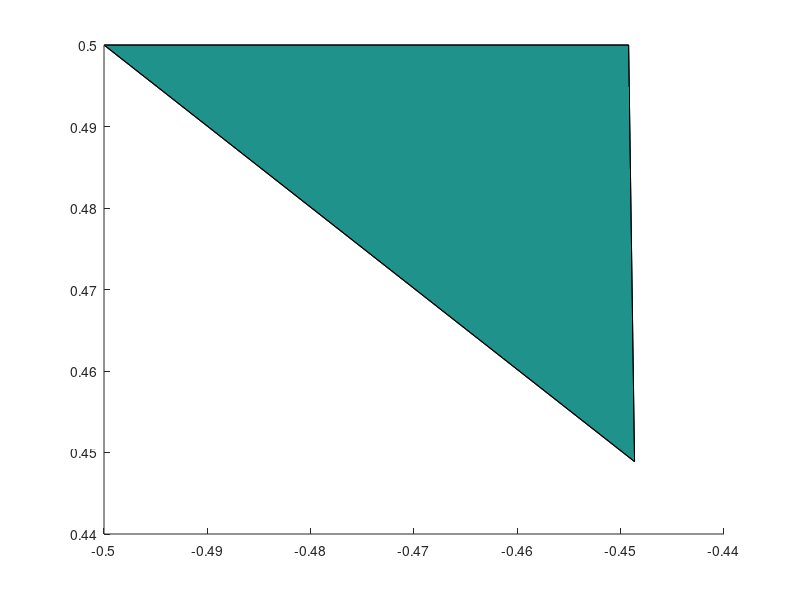

MATLAB code for this plot:
 %--------- Problem at Cell ----------
 %----- Ci =    1.00000000000000     
 %----- Cell id =        6270
 %----- Interface face defined by points: 
 Interface=[
 -0.499999993879304       0.499999993906581      -8.640481496957619E-009
 -0.499999995942279       0.499999997968860      -4.707666936831778E-009
 -0.499999996973766       0.500000000000000      -2.741259656768857E-009
 -0.499999997982511       0.500000000000000      -5.138416296623927E-009
 -0.500000000000000       0.500000000000000      -9.932729569395171E-009
 -0.499999993879304       0.499999993906581      -8.640481496957619E-009
 ]
 line(Interface(:,1),Interface(:,2),Interface(:,3))
 %----- Element faces: 
 % ------- face global no  =        8495
 % ------- Cif  =  0.999999999999993     
 % ------- at edges on face=           2
 % ------- fictitious edge points=
 % --- of isoEdge =           1
 % -0.499999996973766       0.500000000000000      -2.741259656768857E-009
 % -0.499999995942279       0.499999997968860      -4.707666936831778E-009
 % -0.499999993879304       0.499999993906581      -8.640481496957619E-009
 face8495=[
 -0.449228225731519       0.500000000000000      -4.601382267812052E-002
 -0.448655883257155       0.448884694887649      -7.249317086709522E-002
 -0.500000000000000       0.500000000000000       1.377897795862282E-012
 ]
 patch(face8495(:,1),face8495(:,2),face8495(:,3),1)
  % node characterization
 % T F F   1.00000000000000     
 % T F F  0.999999880790710     
 % F T F  0.999999940395355     
 % ------- face global no  =       16415
 % ------- Cif  =  0.999999999999993     
 % ------- at edges on face=           2
 % ------- fictitious edge points=
 % --- of isoEdge =           1
 % -0.499999996973766       0.500000000000000      -2.741259656768857E-009
 % -0.499999997982511       0.500000000000000      -5.138416296623927E-009
 % -0.500000000000000       0.500000000000000      -9.932729569395171E-009
 face16415=[
 -0.449228225731519       0.500000000000000      -4.601382267812052E-002
 -0.500000000000000       0.500000000000000      -8.333333333217552E-002
 -0.500000000000000       0.500000000000000       1.377897795862282E-012
 ]
 patch(face16415(:,1),face16415(:,2),face16415(:,3),1)
  % node characterization
 % T F F   1.00000000000000     
 % T F F  0.999999880790710     
 % F T F  0.999999940395355     
 % ------- face global no  =       16416
 % ------- Cif  =   1.00000000000000     
 % ------- at edges on face=           0
 face16416=[
 -0.449228225731519       0.500000000000000      -4.601382267812052E-002
 -0.448655883257155       0.448884694887649      -7.249317086709522E-002
 -0.500000000000000       0.500000000000000      -8.333333333217552E-002
 ]
 patch(face16416(:,1),face16416(:,2),face16416(:,3),1)
  % node characterization
 % T F F  0.000000000000000E+000
 % T F F  0.000000000000000E+000
 % T F F  0.000000000000000E+000
 % ------- face global no  =       16417
 % ------- Cif  =  0.999999999999986     
 % ------- at edges on face=           2
 % ------- fictitious edge points=
 % --- of isoEdge =           1
 % -0.500000000000000       0.500000000000000      -9.932729569395171E-009
 % -0.499999993879304       0.499999993906581      -8.640481496957619E-009
 face16417=[
 -0.500000000000000       0.500000000000000      -8.333333333217552E-002
 -0.448655883257155       0.448884694887649      -7.249317086709522E-002
 -0.500000000000000       0.500000000000000       1.377897795862282E-012
 ]
 patch(face16417(:,1),face16417(:,2),face16417(:,3),1)
  % node characterization
 % T F F   1.00000000000000     
 % T F F  0.999999880790710     
 % F T F  0.999999880790710     
